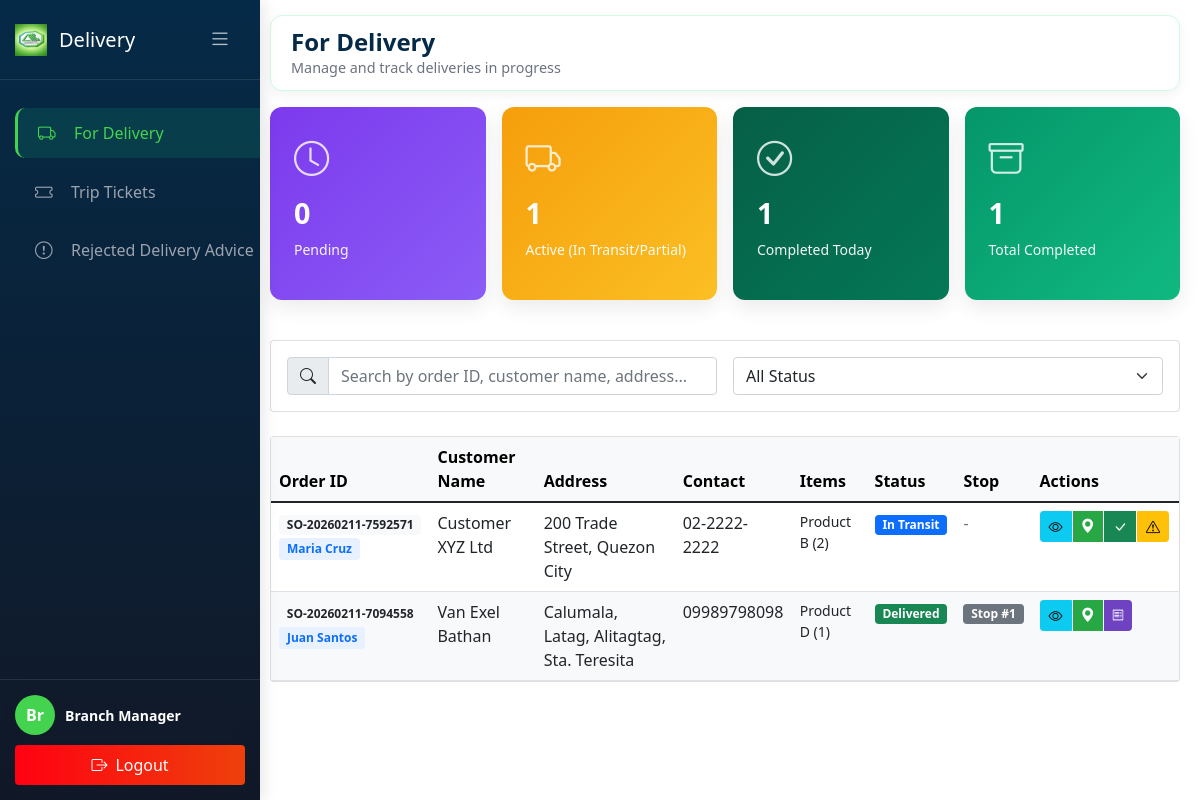
Page /Delivery/fordelivery.php (signed in) on the committed database.
### tables this page shows
CREATE TABLE `deliveries` (
  `delivery_id` int(11) NOT NULL,
  `trip_id` int(11) NOT NULL,
  `so_id` int(11) NOT NULL,
  `pick_list_id` int(11) DEFAULT NULL,
  `customer_id` int(11) NOT NULL,
  `stop_sequence` int(11) DEFAULT NULL,
  `delivery_date` datetime DEFAULT NULL,
  `delivery_status` enum('pending','in-transit','delivered','rejected','partial','rescheduled') DEFAULT 'pending',
  `signed_by` varchar(100) DEFAULT NULL,
  `remarks` text DEFAULT NULL,
  `created_at` timestamp NOT NULL DEFAULT current_timestamp(),
  `updated_at` timestamp NOT NULL DEFAULT current_timestamp() ON UPDATE current_timestamp(),
  `branch_id` int(11) DEFAULT NULL,
  `driver_id` int(11) DEFAULT NULL,
  `rejection_photo` varchar(250) DEFAULT NULL,
  `rejection_reason` varchar(250) NOT NULL
);

CREATE TABLE `sales_orders` (
  `so_id` int(11) NOT NULL,
  `so_number` varchar(50) NOT NULL,
  `customer_id` int(11) NOT NULL,
  `branch_id` int(11) DEFAULT NULL,
  `order_date` datetime NOT NULL,
  `delivery_date` date DEFAULT NULL,
  `total_amount` decimal(12,2) NOT NULL,
  `order_status` enum('pending','confirmed','processing','ready','delivered','cancelled') DEFAULT 'pending',
  `created_by` int(11) NOT NULL,
  `created_at` timestamp NOT NULL DEFAULT current_timestamp(),
  `updated_at` timestamp NOT NULL DEFAULT current_timestamp() ON UPDATE current_timestamp()
);

CREATE TABLE `drivers` (
  `driver_id` int(11) NOT NULL,
  `user_id` int(11) DEFAULT NULL,
  `driver_name` varchar(100) NOT NULL,
  `license_number` varchar(50) NOT NULL,
  `license_expiry` date DEFAULT NULL,
  `contact_number` varchar(20) DEFAULT NULL,
  `vehicle_type` varchar(50) DEFAULT NULL,
  `vehicle_plate_number` varchar(50) DEFAULT NULL,
  `status` enum('active','inactive','on-leave') DEFAULT 'active',
  `branch_id` int(11) DEFAULT NULL,
  `created_at` timestamp NOT NULL DEFAULT current_timestamp(),
  `updated_at` timestamp NOT NULL DEFAULT current_timestamp() ON UPDATE current_timestamp()
);

CREATE TABLE `customers` (
  `customer_id` int(11) NOT NULL,
  `customer_name` varchar(100) NOT NULL,
  `customer_code` varchar(50) NOT NULL,
  `contact_person` varchar(100) DEFAULT NULL,
  `email` varchar(100) DEFAULT NULL,
  `phone_number` varchar(20) DEFAULT NULL,
  `address` varchar(255) DEFAULT NULL,
  `city` varchar(50) DEFAULT NULL,
  `longitude` decimal(10,6) DEFAULT NULL,
  `latitude` decimal(10,8) DEFAULT NULL,
  `credit_limit` decimal(12,2) DEFAULT 0.00,
  `credit_used` decimal(12,2) DEFAULT 0.00,
  `status` enum('active','inactive','suspended') DEFAULT 'active',
  `created_at` timestamp NOT NULL DEFAULT current_timestamp(),
  `updated_at` timestamp NOT NULL DEFAULT current_timestamp() ON UPDATE current_timestamp(),
  `branch_id` int(11) DEFAULT NULL,
  `full_address` text DEFAULT NULL,
  `delivery_instructions` text DEFAULT NULL
);

### Delivery/fordelivery.php (the view, shortened to what the rows shown need)
<?php
require_once '../config/database.php';
$user_role = isset($_SESSION['role']) ? $_SESSION['role'] : 'delivery';
$branch_id = $_SESSION['branch_id'] ?? 0;
$view_all_branches = $_SESSION['view_all_branches'] ?? false;
$delivery_branch_column_exists = false;
$check_delivery_column = $conn->query("SHOW COLUMNS FROM deliveries LIKE 'branch_id'");
if ($check_delivery_column && $check_delivery_column->num_rows > 0) {
    $delivery_branch_column_exists = true;
}
$delivery_branch_condition = "";
if ($delivery_branch_column_exists && !$view_all_branches && $branch_id > 0) {
    $delivery_branch_condition = "AND d.branch_id = $branch_id";
}
$where_clause = "WHERE d.delivery_status IN ('pending', 'in-transit', 'partial', 'delivered')";
$where_clause .= $delivery_branch_condition;
try {
    $query = "
        SELECT
            d.delivery_id,
            d.so_id,
            d.trip_id,
            d.stop_sequence,
            d.delivery_date,
            d.delivery_status,
            d.signed_by,
            d.remarks,
            d.branch_id,
            d.driver_id,
            so.so_number,
            so.total_amount,
            so.order_date,
            c.customer_id,
            c.customer_name,
            c.contact_person,
            c.phone_number,
            c.address,
            c.city,
            c.longitude,
            c.latitude,
            dr.driver_name,
            dr.vehicle_plate_number,
            GROUP_CONCAT(CONCAT(IFNULL(i.item_name, 'Unknown'), ' (', soi.quantity_ordered, ')') SEPARATOR '; ') as items,
            GROUP_CONCAT(CONCAT(soi.quantity_ordered, ' x ', IFNULL(i.item_name, 'Unknown'), ' - ₱', soi.unit_price) SEPARATOR '||') as items_receipt
        FROM deliveries d
        INNER JOIN sales_orders so ON d.so_id = so.so_id
        INNER JOIN customers c ON d.customer_id = c.customer_id
        LEFT JOIN drivers dr ON d.driver_id = dr.driver_id
        LEFT JOIN sales_order_items soi ON so.so_id = soi.so_id
        LEFT JOIN items i ON soi.item_id = i.item_id
        $where_clause
        GROUP BY d.delivery_id
        ORDER BY
            CASE
                WHEN d.delivery_status = 'pending' THEN 1
                WHEN d.delivery_status = 'in-transit' THEN 2
                WHEN d.delivery_status = 'partial' THEN 3
                WHEN d.delivery_status = 'delivered' THEN 4
                ELSE 5
            END,
            d.delivery_date DESC
    ";
    $result = $conn->query($query);
    $delivery_orders = [];
    if ($result) {
        $delivery_orders = $result->fetch_all(MYSQLI_ASSOC);
    }
} catch (Exception $e) {
    error_log("Database error in fordelivery.php: " . $e->getMessage());
    $delivery_orders = [];
    $stats = ['pending_count' => 0, 'active_count' => 0, 'completed_today' => 0, 'total_completed' => 0];
    $driver_column_warning = true;
}
?>
<!DOCTYPE html>
<html lang="en">
<head>
    <link rel="stylesheet" href="../css/delivery.css">
    <link rel="stylesheet" href="../css/fordelivery.css">
    <link href="https://cdn.jsdelivr.net/npm/bootstrap@5.1.3/dist/css/bootstrap.min.css" rel="stylesheet">
    <link rel="stylesheet" href="https://cdn.jsdelivr.net/npm/bootstrap-icons@1.8.1/font/bootstrap-icons.css">
    <link rel="stylesheet" href="https://unpkg.com/leaflet@1.9.4/dist/leaflet.css" />
</head>
<body>
    <div id="appPage">
        <div class="main-content">
            <div class="navbar-top">
                <div class="page-title">
                    <h2>For Delivery</h2>
                </div>
            </div>
            <?php if (empty($delivery_orders)): ?>
                <div class="alert alert-info text-center py-4">
                    <i class="bi bi-truck" style="font-size: 2rem;"></i>
                    <p class="mt-3 mb-0">
                        No deliveries found.
                        <?php if ($user_role == 'delivery'): ?>
                            <br><small>You don't have any deliveries assigned yet.</small>
                        <?php elseif ($delivery_branch_column_exists && !$view_all_branches): ?>
                            <br><small>No deliveries found for your branch.</small>
                        <?php endif; ?>
                    </p>
                </div>
            <?php else: ?>
            <div class="card">
                <div class="table-responsive">
                    <table class="table table-hover mb-0">
                        <thead class="table-light">
                            <tr>
                                <th>Order ID</th>
                                <th>Customer Name</th>
                                <th>Address</th>
                                <th>Contact</th>
                                <th>Items</th>
                                <th>Status</th>
                                <th>Stop</th>
                                <th>Actions</th>
                            </tr>
                        </thead>
                        <tbody>
                            <?php foreach ($delivery_orders as $order): ?>
                            <tr class="<?php echo $order['delivery_status'] == 'delivered' ? 'delivered-row' : ''; ?>">
                                <td>
                                    <span class="badge bg-light text-dark"><?php echo htmlspecialchars($order['so_number']); ?></span>
                                    <?php if ($user_role != 'delivery' && isset($order['driver_name']) && $order['driver_name']): ?>
                                        <br><small class="driver-badge"><?php echo htmlspecialchars($order['driver_name']); ?></small>
                                    <?php endif; ?>
                                </td>
                                <td><?php echo htmlspecialchars($order['customer_name']); ?></td>
                                <td><?php echo htmlspecialchars($order['address'] . ', ' . $order['city']); ?></td>
                                <td><?php echo htmlspecialchars($order['phone_number']); ?></td>
                                <td>
                                    <?php
                                    if (!empty($order['items'])) {
                                        $items = explode('; ', $order['items']);
                                        $display_items = array_slice($items, 0, 2);
                                        foreach ($display_items as $index => $item):
                                    ?>
                                        <small class="d-block"><?php echo htmlspecialchars($item); ?></small>
                                    <?php
                                        endforeach;
                                    } else {
                                        echo '<small class="text-muted">No items listed</small>';
                                    }
                                    ?>
                                </td>
                                <td>
                                    <?php
                                    $status_badge = '';
                                    $status_text = '';
                                    switch ($order['delivery_status']) {
                                        case 'in-transit':
                                            $status_badge = 'bg-primary';
                                            $status_text = 'In Transit';
                                            break;
                                        case 'delivered':
                                            $status_badge = 'bg-success';
                                            $status_text = 'Delivered';
                                            break;
                                    }
                                    ?>
                                    <span class="badge <?php echo $status_badge; ?>">
                                        <?php echo $status_text; ?>
                                    </span>
                                </td>
                                <td>
                                    <?php if ($order['stop_sequence']): ?>
                                        <span class="badge bg-secondary">Stop #<?php echo $order['stop_sequence']; ?></span>
                                    <?php else: ?>
                                        <span class="text-muted">-</span>
                                    <?php endif; ?>
                                </td>
                                <td>
                                    <div class="btn-group" role="group">
                                        <button class="btn btn-sm btn-info" title="View Details" onclick="viewDeliveryDetails(<?php echo $order['delivery_id']; ?>)">
                                            <i class="bi bi-eye"></i>
                                        </button>
                                        <?php
                                        $has_coordinates = !empty($order['latitude']) && !empty($order['longitude']) &&
                                                           $order['latitude'] != 0 && $order['longitude'] != 0;
                                        if ($has_coordinates):
                                        ?>
                                            <button class="btn btn-sm map-icon-btn" title="View on Map" onclick="showLocation(
                                                <?php echo $order['latitude']; ?>,
                                                <?php echo $order['longitude']; ?>,
                                                '<?php echo htmlspecialchars(addslashes($order['customer_name'])); ?>',
                                                '<?php echo htmlspecialchars(addslashes($order['address'] . ', ' . $order['city'])); ?>'
                                            )">
                                                <i class="bi bi-geo-alt-fill"></i>
                                            </button>
                                        <?php endif; ?>
                                        <?php if ($order['delivery_status'] == 'pending'): ?>
                                            <button class="btn btn-sm btn-primary" title="Start Delivery" onclick="updateDeliveryStatus(<?php echo $order['delivery_id']; ?>, 'in-transit')">
                                                <i class="bi bi-truck"></i>
                                            </button>
                                        <?php elseif ($order['delivery_status'] == 'in-transit'): ?>
                                            <button class="btn btn-sm btn-success" title="Mark as Delivered" onclick="showDeliveryModal(<?php echo $order['delivery_id']; ?>, <?php echo $order['so_id']; ?>, '<?php echo htmlspecialchars(addslashes($order['so_number'])); ?>')">
                                                <i class="bi bi-check-lg"></i>
                                            </button>
                                            <button class="btn btn-sm btn-warning" title="Mark as Partial" onclick="updateDeliveryStatus(<?php echo $order['delivery_id']; ?>, 'partial')">
                                                <i class="bi bi-exclamation-triangle"></i>
                                            </button>
                                        <?php elseif ($order['delivery_status'] == 'partial'): ?>
                                            <button class="btn btn-sm btn-success" title="Complete Remaining Items" onclick="showDeliveryModal(<?php echo $order['delivery_id']; ?>, <?php echo $order['so_id']; ?>, '<?php echo htmlspecialchars(addslashes($order['so_number'])); ?>')">
                                                <i class="bi bi-check-lg"></i>
                                            </button>
                                        <?php endif; ?>
                                        <?php if ($order['delivery_status'] == 'delivered'): ?>
                                            <button class="btn btn-sm receipt-btn" title="Print Receipt" onclick="showReceiptModal(<?php echo $order['delivery_id']; ?>, '<?php echo htmlspecialchars(addslashes($order['so_number'])); ?>', '<?php echo htmlspecialchars(addslashes($order['customer_name'])); ?>', '<?php echo htmlspecialchars(addslashes($order['address'] . ', ' . $order['city'])); ?>', '<?php echo htmlspecialchars(addslashes($order['signed_by'])); ?>', '<?php echo $order['delivery_date']; ?>', '<?php echo htmlspecialchars(addslashes($order['items_receipt'])); ?>')">
                                                <i class="bi bi-receipt"></i>
                                            </button>
                                        <?php endif; ?>
                                    </div>
                                </td>
                            </tr>
                            <?php endforeach; ?>
                        </tbody>
                    </table>
                </div>
            </div>
            <?php endif; ?>
        </div>
    </div>
</body>
</html>

### rows in the picture
deliveries: so.so_number "SO-20260211-7592571", driver.driver_name "Maria Cruz", customer.customer_name "Customer XYZ Ltd", customer.city "200 Trade Street, Quezon City", customer.phone_number "02-2222-2222", item "Product B (2)", delivery_status "In Transit"
deliveries: so.so_number "SO-20260211-7094558", driver.driver_name "Juan Santos", customer.customer_name "Van Exel Bathan", customer.city "Calumala, Latag, Alitagtag, Sta. Teresita", customer.phone_number "09989798098", item "Product D (1)", delivery_status "Delivered", stop_sequence "1"

### other values in the picture
substr($user_name, 0, 2) "Br"
$user_name "Branch Manager"
$stats['pending_count'] "0"
$stats['active_count'] "1"
$stats['completed_today'] "1"
$stats['total_completed'] "1"
